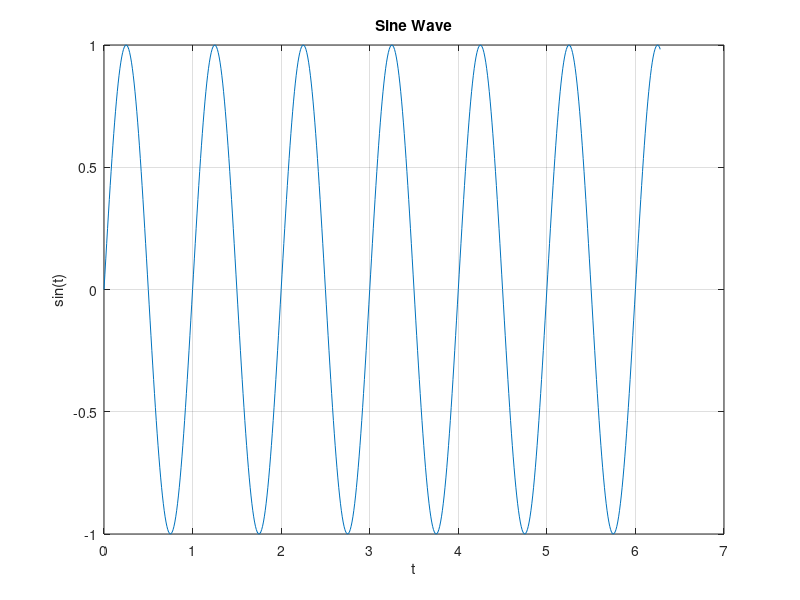

Recreate this plot in MATLAB.
t = 0:0.01:2*pi;        % time vector
x = sin(2*pi*1*t);      % sine wave with frequency 1 Hz
plot(t, x)
title('Sine Wave')
xlabel('t')
ylabel('sin(t)')
grid on